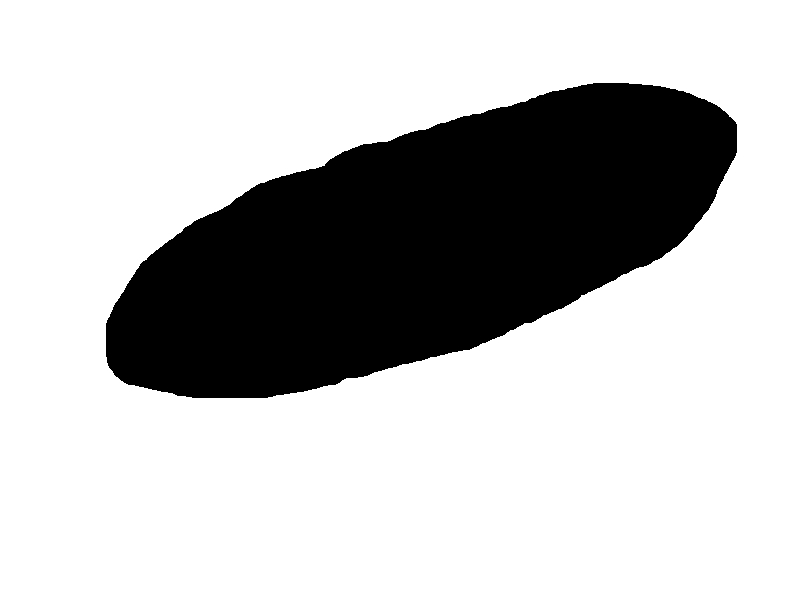
#> input picture classificator/data/test/ellipse.jpg, 800 x 600 px
$ python test.py   (older library calls are emulated)
#> lines starting #> are read from the running program, lines starting #| are printed output that depends on the picture; after the words box and inside, x2 and y2 are one past the last pixel; in counts of white or black regions, pixels touching at a corner belong together; long printed decimals are rounded
import cv2
import numpy as np
import math

def centroid(contour):
	M = cv2.moments(contour)
	cx = int(M['m10']/M['m00'])
	cy = int(M['m01']/M['m00'])
	return cx, cy

def rasst(x1, y1, x2, y2):
	d = math.hypot(x2 - x1, y2 - y1)
	return d

def drawPoint(image, x, y, r, g, b):
	cv2.circle(image,(int(x), int(y)), 3, (int(b), int(g), int(r) ), -1)

image_path = "data/test/ellipse.jpg"
image = cv2.imread(image_path, 1)
#> image is the input picture: shape (600, 800, 3); min 0, max 255, mean 191
gray = cv2.cvtColor(image, cv2.COLOR_BGR2GRAY)
ret, thresh = cv2.threshold(gray,127,255,cv2.THRESH_BINARY)
#> thresh: shape (600, 800); 74.9% white; 1 black region, box (x1, y1, x2, y2) and area: (106, 83, 737, 398) 120503
thresh = cv2.bitwise_not(thresh)
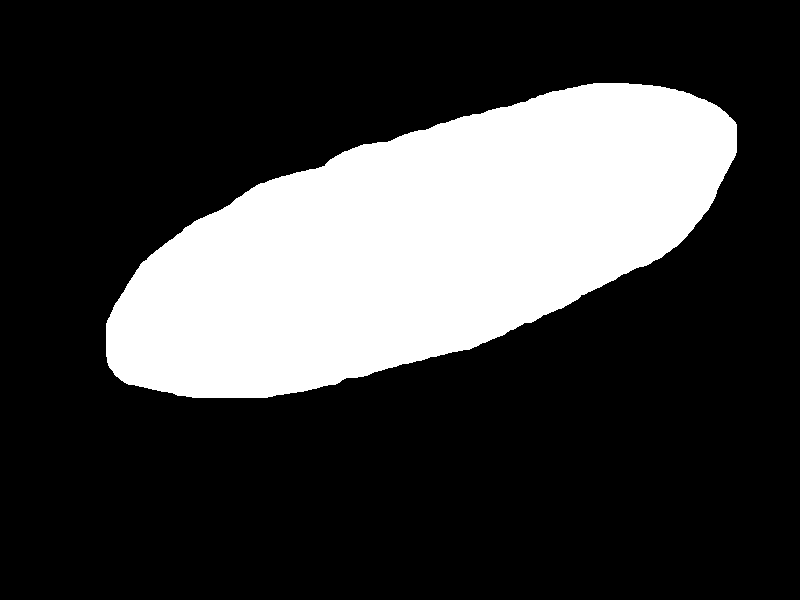
#> thresh: shape (600, 800); 25.1% white; 1 white region
_, contours, hierarchy = cv2.findContours(thresh.copy(), cv2.RETR_EXTERNAL, cv2.CHAIN_APPROX_SIMPLE)
#> contours = 1 contour; box (x1, y1, x2, y2) and area: (106, 83, 737, 398) 119804
cnt = contours[0]
#> cnt = contour of 708 points, box (x1, y1, x2, y2) (106, 83, 737, 398), area 119804
rect = cv2.minAreaRect(cnt)
#> rect = ((422, 244.8), (669.9, 226), -15.66)
points = cv2.boxPoints(rect)
#> points = [[130, 444.1], [68.99, 226.4], [714, 45.57], [775, 263.2]]

x1, y1 = rect[0]
#> x1 = 422; y1 = 244.8
x3, y3 = rect[1]
#> x3 = 669.9; y3 = 226
x2, y2 = centroid(cnt)
#> in centroid, `M = cv2.moments(contour)`: M = moments, m00 119804, centre m10/m00, m01/m00 = (420.9, 242.8)
#> in centroid, `cx = int(M['m10']/M['m00'])`: cx = 420
#> in centroid, `cy = int(M['m01']/M['m00'])`: cy = 242
#> x2 = 420; y2 = 242

for p in points:
	x, y = p
	drawPoint(image, x, y, 255,0,0)
#> this loop made 4 passes
#> image: shape (600, 800, 3); 0.02% of pixels changed, all inside (x1, y1, x2, y2) = (65, 42, 779, 448)


drawPoint(image, x1, y1, 255,0,0) # red center
#> in drawPoint (call 5), `cv2.circle(image,(int(x), int(y)), 3, (int(b), int(g), int(r) ), -1)`: image: shape (600, 800, 3); mean B, G, R 190.9, 190.9, 191
drawPoint(image, x2, y2, 0,255,0) # green centroid
#> in drawPoint (call 6), `cv2.circle(image,(int(x), int(y)), 3, (int(b), int(g), int(r) ), -1)`: image: shape (600, 800, 3); mean B, G, R 190.9, 190.9, 191

# cv2.imshow("test", image)
# print(rect[0], rect[1], rect[2])
# print(cv2.boxPoints(rect))
dist = rasst(x1, y1, x2, y2)
#> in rasst, `d = math.hypot(x2 - x1, y2 - y1)`: d = 3.46
#> dist = 3.46
dist_correct = dist / max(rect[1])
#> dist_correct = 0.00516

print(image_path)
print(dist_correct)
#| 0.005162

cv2.waitKey(0)
cv2.destroyAllWindows()

$ run again, with classificator/data/test/circle.jpg copied over classificator/data/test/ellipse.jpg
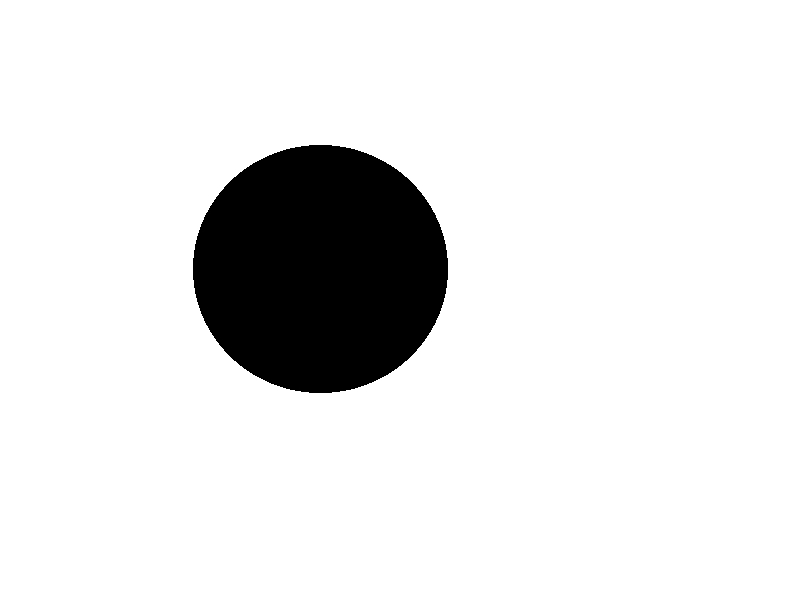
#> input picture classificator/data/test/circle.jpg, 800 x 600 px
#> image is the input picture: shape (600, 800, 3); min 0, max 255, mean 228.6
#> `thresh = cv2.bitwise_not(thresh)`:
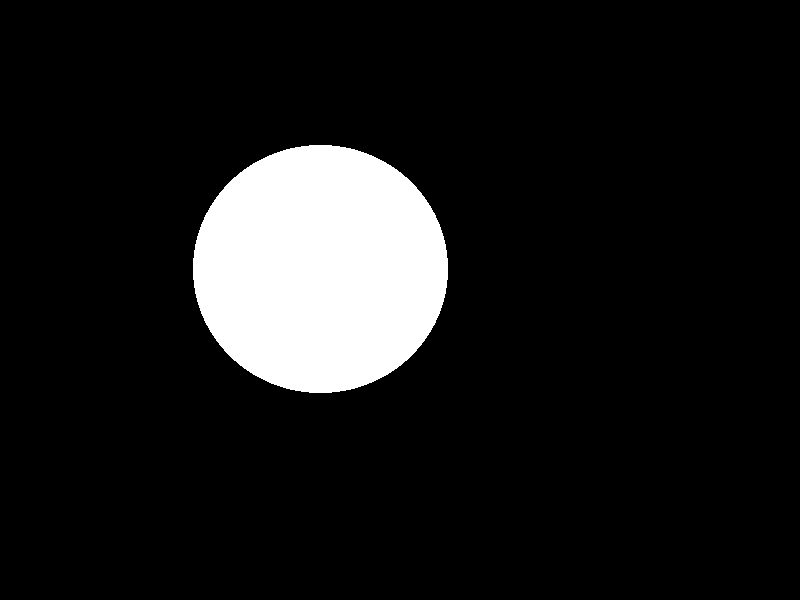
#> thresh: shape (600, 800); 10.4% white; 1 white region
#> contours = 1 contour; box (x1, y1, x2, y2) and area: (193, 145, 448, 393) 49330
#> cnt = contour of 360 points, box (x1, y1, x2, y2) (193, 145, 448, 393), area 49330
#> rect = ((320, 268.5), (247, 254), -90)
#> points = [[447, 392], [193, 392], [193, 145], [447, 145]]
#> x1 = 320; y1 = 268.5
#> x3 = 247; y3 = 254
#> M = moments, m00 49330, centre m10/m00, m01/m00 = (320, 268.5)
#> cx = 319
#> cy = 268
#> x2 = 319; y2 = 268
#> the loop `for p in points:` made 4 passes
#> d = 1.12
#> dist_correct = 0.0044
#| 0.004402
